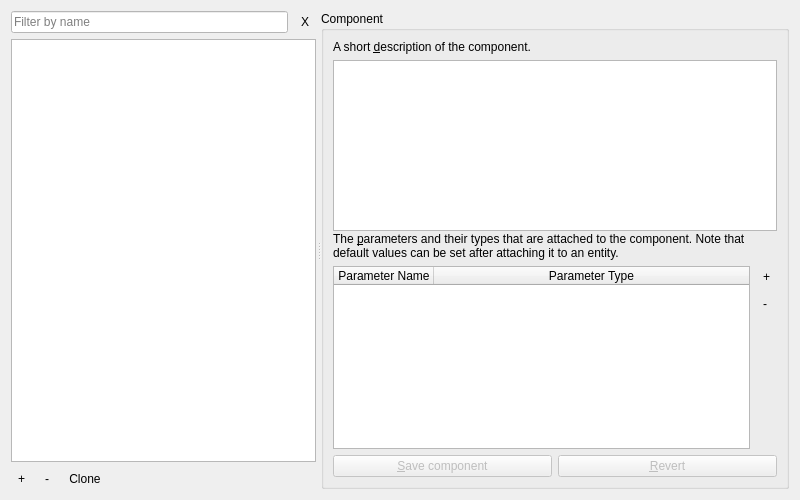
<?xml version="1.0" encoding="UTF-8"?>
<ui version="4.0">
 <class>ComponentLibraryTab</class>
 <widget class="QWidget" name="ComponentLibraryTab">
  <property name="geometry">
   <rect>
    <x>0</x>
    <y>0</y>
    <width>800</width>
    <height>500</height>
   </rect>
  </property>
  <property name="windowTitle">
   <string>Form</string>
  </property>
  <layout class="QVBoxLayout" name="verticalLayout_6">
   <item>
    <widget class="QSplitter" name="splitter_2">
     <property name="orientation">
      <enum>Qt::Horizontal</enum>
     </property>
     <property name="handleWidth">
      <number>5</number>
     </property>
     <property name="childrenCollapsible">
      <bool>false</bool>
     </property>
     <widget class="QWidget" name="layoutWidget">
      <layout class="QVBoxLayout" name="verticalLayout_2">
       <item>
        <layout class="QHBoxLayout" name="horizontalLayout_2">
         <item>
          <widget class="QLineEdit" name="lineEditFilter">
           <property name="toolTip">
            <string>Filters the list below based on your (case sensitive) input for easy searching.</string>
           </property>
           <property name="whatsThis">
            <string>Filters the list below based on your (case sensitive) input for easy searching.</string>
           </property>
           <property name="styleSheet">
            <string notr="true">background-color: rgb(255, 255, 255);</string>
           </property>
           <property name="locale">
            <locale language="English" country="UnitedStates"/>
           </property>
           <property name="text">
            <string/>
           </property>
           <property name="placeholderText">
            <string>Filter by name</string>
           </property>
          </widget>
         </item>
         <item>
          <widget class="QToolButton" name="buttonClearFilter">
           <property name="toolTip">
            <string>Clears the filter text.</string>
           </property>
           <property name="whatsThis">
            <string>Clears the filter text.</string>
           </property>
           <property name="locale">
            <locale language="English" country="UnitedStates"/>
           </property>
           <property name="text">
            <string>X</string>
           </property>
           <property name="icon">
            <iconset resource="../Resources/EntityEditor_QT.qrc">
             <normaloff>:/EntityEditor/ClearFilter</normaloff>:/EntityEditor/ClearFilter</iconset>
           </property>
           <property name="autoRaise">
            <bool>true</bool>
           </property>
          </widget>
         </item>
        </layout>
       </item>
       <item>
        <widget class="QListWidget" name="listWidgetComponents">
         <property name="sizePolicy">
          <sizepolicy hsizetype="Ignored" vsizetype="Expanding">
           <horstretch>0</horstretch>
           <verstretch>0</verstretch>
          </sizepolicy>
         </property>
         <property name="minimumSize">
          <size>
           <width>200</width>
           <height>0</height>
          </size>
         </property>
         <property name="toolTip">
          <string>List of available components.</string>
         </property>
         <property name="whatsThis">
          <string>List of available components.</string>
         </property>
         <property name="locale">
          <locale language="English" country="UnitedStates"/>
         </property>
         <property name="editTriggers">
          <set>QAbstractItemView::DoubleClicked|QAbstractItemView::EditKeyPressed</set>
         </property>
         <property name="alternatingRowColors">
          <bool>true</bool>
         </property>
         <property name="uniformItemSizes">
          <bool>true</bool>
         </property>
         <property name="sortingEnabled">
          <bool>true</bool>
         </property>
        </widget>
       </item>
       <item>
        <layout class="QHBoxLayout" name="horizontalLayout_3">
         <item>
          <widget class="QToolButton" name="buttonAddComponent">
           <property name="toolTip">
            <string>Adds a new component to the list.</string>
           </property>
           <property name="whatsThis">
            <string>Adds a new component to the list.</string>
           </property>
           <property name="locale">
            <locale language="English" country="UnitedStates"/>
           </property>
           <property name="text">
            <string>+</string>
           </property>
           <property name="icon">
            <iconset resource="../Resources/EntityEditor_QT.qrc">
             <normaloff>:/EntityEditor/ComponentAdd</normaloff>:/EntityEditor/ComponentAdd</iconset>
           </property>
           <property name="autoRaise">
            <bool>true</bool>
           </property>
          </widget>
         </item>
         <item>
          <widget class="QToolButton" name="buttonDeleteComponent">
           <property name="toolTip">
            <string>Removes the currently selected component.</string>
           </property>
           <property name="whatsThis">
            <string>Removes the currently selected component.</string>
           </property>
           <property name="locale">
            <locale language="English" country="UnitedStates"/>
           </property>
           <property name="text">
            <string>-</string>
           </property>
           <property name="icon">
            <iconset resource="../Resources/EntityEditor_QT.qrc">
             <normaloff>:/EntityEditor/ComponentDelete</normaloff>:/EntityEditor/ComponentDelete</iconset>
           </property>
           <property name="autoRaise">
            <bool>true</bool>
           </property>
          </widget>
         </item>
         <item>
          <widget class="QToolButton" name="buttonCloneComponent">
           <property name="toolTip">
            <string>Clones the selected component.</string>
           </property>
           <property name="whatsThis">
            <string>Clones the selected component.</string>
           </property>
           <property name="locale">
            <locale language="English" country="UnitedStates"/>
           </property>
           <property name="text">
            <string>Clone</string>
           </property>
           <property name="icon">
            <iconset resource="../Resources/EntityEditor_QT.qrc">
             <normaloff>:/EntityEditor/ComponentEdit</normaloff>:/EntityEditor/ComponentEdit</iconset>
           </property>
           <property name="autoRaise">
            <bool>true</bool>
           </property>
          </widget>
         </item>
         <item>
          <spacer name="horizontalSpacer">
           <property name="orientation">
            <enum>Qt::Horizontal</enum>
           </property>
           <property name="sizeHint" stdset="0">
            <size>
             <width>40</width>
             <height>20</height>
            </size>
           </property>
          </spacer>
         </item>
        </layout>
       </item>
      </layout>
     </widget>
     <widget class="QGroupBox" name="groupBox">
      <property name="locale">
       <locale language="English" country="UnitedStates"/>
      </property>
      <property name="title">
       <string>Component</string>
      </property>
      <layout class="QVBoxLayout" name="verticalLayout_5">
       <item>
        <widget class="QSplitter" name="splitter">
         <property name="orientation">
          <enum>Qt::Vertical</enum>
         </property>
         <property name="handleWidth">
          <number>1</number>
         </property>
         <property name="childrenCollapsible">
          <bool>false</bool>
         </property>
         <widget class="QWidget" name="layoutWidget">
          <layout class="QVBoxLayout" name="verticalLayout_4">
           <item>
            <widget class="QLabel" name="label_3">
             <property name="locale">
              <locale language="English" country="UnitedStates"/>
             </property>
             <property name="text">
              <string>A short &amp;description of the component.</string>
             </property>
             <property name="wordWrap">
              <bool>true</bool>
             </property>
             <property name="buddy">
              <cstring>textEditDescription</cstring>
             </property>
            </widget>
           </item>
           <item>
            <widget class="QPlainTextEdit" name="textEditDescription">
             <property name="locale">
              <locale language="English" country="UnitedStates"/>
             </property>
             <property name="lineWrapMode">
              <enum>QPlainTextEdit::WidgetWidth</enum>
             </property>
             <property name="backgroundVisible">
              <bool>false</bool>
             </property>
            </widget>
           </item>
          </layout>
         </widget>
         <widget class="QWidget" name="layoutWidget">
          <layout class="QVBoxLayout" name="verticalLayout_3">
           <item>
            <widget class="QLabel" name="label_4">
             <property name="locale">
              <locale language="English" country="UnitedStates"/>
             </property>
             <property name="text">
              <string>The &amp;parameters and their types that are attached to the component. Note that default values can be set after attaching it to an entity.</string>
             </property>
             <property name="wordWrap">
              <bool>true</bool>
             </property>
             <property name="buddy">
              <cstring>tableWidgetParameters</cstring>
             </property>
            </widget>
           </item>
           <item>
            <layout class="QHBoxLayout" name="horizontalLayout_4">
             <item>
              <widget class="QTableWidget" name="tableWidgetParameters">
               <property name="locale">
                <locale language="English" country="UnitedStates"/>
               </property>
               <property name="alternatingRowColors">
                <bool>true</bool>
               </property>
               <property name="selectionMode">
                <enum>QAbstractItemView::SingleSelection</enum>
               </property>
               <property name="gridStyle">
                <enum>Qt::SolidLine</enum>
               </property>
               <property name="sortingEnabled">
                <bool>true</bool>
               </property>
               <property name="cornerButtonEnabled">
                <bool>false</bool>
               </property>
               <attribute name="horizontalHeaderVisible">
                <bool>true</bool>
               </attribute>
               <attribute name="horizontalHeaderCascadingSectionResizes">
                <bool>true</bool>
               </attribute>
               <attribute name="horizontalHeaderHighlightSections">
                <bool>true</bool>
               </attribute>
               <attribute name="horizontalHeaderMinimumSectionSize">
                <number>100</number>
               </attribute>
               <attribute name="horizontalHeaderShowSortIndicator" stdset="0">
                <bool>true</bool>
               </attribute>
               <attribute name="horizontalHeaderStretchLastSection">
                <bool>true</bool>
               </attribute>
               <attribute name="verticalHeaderVisible">
                <bool>true</bool>
               </attribute>
               <attribute name="verticalHeaderCascadingSectionResizes">
                <bool>false</bool>
               </attribute>
               <attribute name="verticalHeaderHighlightSections">
                <bool>false</bool>
               </attribute>
               <attribute name="verticalHeaderShowSortIndicator" stdset="0">
                <bool>false</bool>
               </attribute>
               <column>
                <property name="text">
                 <string>Parameter Name</string>
                </property>
               </column>
               <column>
                <property name="text">
                 <string>Parameter Type</string>
                </property>
               </column>
              </widget>
             </item>
             <item>
              <layout class="QVBoxLayout" name="verticalLayout">
               <item>
                <widget class="QToolButton" name="buttonAddParameter">
                 <property name="toolTip">
                  <string>Adds a new parameter or attribute to this component.</string>
                 </property>
                 <property name="whatsThis">
                  <string>Adds a new parameter or attribute to this component.</string>
                 </property>
                 <property name="locale">
                  <locale language="English" country="UnitedStates"/>
                 </property>
                 <property name="text">
                  <string>+</string>
                 </property>
                 <property name="icon">
                  <iconset resource="../Resources/EntityEditor_QT.qrc">
                   <normaloff>:/EntityEditor/Add</normaloff>:/EntityEditor/Add</iconset>
                 </property>
                 <property name="autoRaise">
                  <bool>true</bool>
                 </property>
                </widget>
               </item>
               <item>
                <widget class="QToolButton" name="buttonRemoveParameter">
                 <property name="toolTip">
                  <string>Removes the selected parameter.</string>
                 </property>
                 <property name="whatsThis">
                  <string>Removes the selected parameter.</string>
                 </property>
                 <property name="locale">
                  <locale language="English" country="UnitedStates"/>
                 </property>
                 <property name="text">
                  <string>-</string>
                 </property>
                 <property name="icon">
                  <iconset resource="../Resources/EntityEditor_QT.qrc">
                   <normaloff>:/EntityEditor/Delete</normaloff>:/EntityEditor/Delete</iconset>
                 </property>
                 <property name="autoRaise">
                  <bool>true</bool>
                 </property>
                </widget>
               </item>
               <item>
                <spacer name="verticalSpacer">
                 <property name="orientation">
                  <enum>Qt::Vertical</enum>
                 </property>
                 <property name="sizeHint" stdset="0">
                  <size>
                   <width>20</width>
                   <height>40</height>
                  </size>
                 </property>
                </spacer>
               </item>
              </layout>
             </item>
            </layout>
           </item>
          </layout>
         </widget>
        </widget>
       </item>
       <item>
        <layout class="QHBoxLayout" name="horizontalLayout">
         <item>
          <widget class="QPushButton" name="buttonSave">
           <property name="enabled">
            <bool>false</bool>
           </property>
           <property name="toolTip">
            <string>Makes permanent any changes made to this component.</string>
           </property>
           <property name="whatsThis">
            <string>Makes permanent any changes made to this component.</string>
           </property>
           <property name="locale">
            <locale language="English" country="UnitedStates"/>
           </property>
           <property name="text">
            <string>&amp;Save component</string>
           </property>
           <property name="icon">
            <iconset resource="../Resources/EntityEditor_QT.qrc">
             <normaloff>:/EntityEditor/ComponentGo</normaloff>:/EntityEditor/ComponentGo</iconset>
           </property>
          </widget>
         </item>
         <item>
          <widget class="QPushButton" name="buttonRevert">
           <property name="enabled">
            <bool>false</bool>
           </property>
           <property name="toolTip">
            <string>Undoes any changes made to the component since it was last saved.</string>
           </property>
           <property name="whatsThis">
            <string>Undoes any changes made to the component since it was last saved.</string>
           </property>
           <property name="locale">
            <locale language="English" country="UnitedStates"/>
           </property>
           <property name="text">
            <string>&amp;Revert</string>
           </property>
           <property name="icon">
            <iconset resource="../Resources/EntityEditor_QT.qrc">
             <normaloff>:/EntityEditor/Undo</normaloff>:/EntityEditor/Undo</iconset>
           </property>
          </widget>
         </item>
        </layout>
       </item>
      </layout>
     </widget>
    </widget>
   </item>
  </layout>
 </widget>
 <tabstops>
  <tabstop>lineEditFilter</tabstop>
  <tabstop>buttonClearFilter</tabstop>
  <tabstop>listWidgetComponents</tabstop>
  <tabstop>buttonAddComponent</tabstop>
  <tabstop>buttonDeleteComponent</tabstop>
  <tabstop>buttonCloneComponent</tabstop>
  <tabstop>textEditDescription</tabstop>
  <tabstop>tableWidgetParameters</tabstop>
  <tabstop>buttonAddParameter</tabstop>
  <tabstop>buttonRemoveParameter</tabstop>
  <tabstop>buttonSave</tabstop>
  <tabstop>buttonRevert</tabstop>
 </tabstops>
 <resources>
  <include location="../Resources/EntityEditor_QT.qrc"/>
 </resources>
 <connections/>
</ui>
